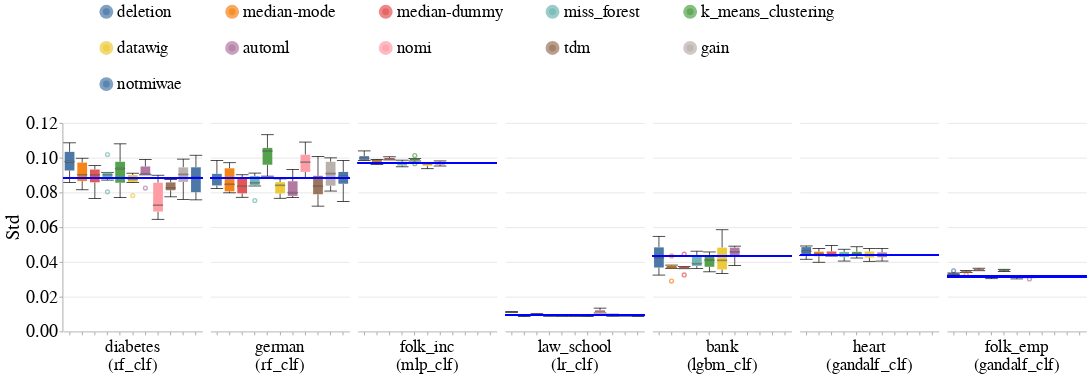

The notebook cell saved with this chart:
### Code cell
create_box_plots_for_diff_imputers_and_datasets(train_injection_scenario='MCAR3',
                                                test_injection_scenario='MCAR3',
                                                metric_name='std',
                                                db_client=db_client)

### Figure 1 — Vega-Lite specification as saved in the notebook (floating-point values rounded to 4 significant figures; data arrays with more than 128 entries replaced by an {"elided": "..."} marker saying what was removed)
{"config": {"view": {"continuousWidth": 400, "continuousHeight": 300, "stroke": null}, "axis": {"labelFontSize": 26, "labelFontWeight": "normal", "titleFontSize": 28, "titleFontWeight": "normal"}, "facet": {"spacing": 10}, "header": {"labelFontSize": 24, "labelOrient": "bottom", "labelPadding": 5, "titleFontSize": 28}, "legend": {"columns": 5, "direction": "horizontal", "labelFontSize": 24, "labelLimit": 400, "orient": "top", "symbolOffset": 50, "symbolStrokeWidth": 10, "titleAnchor": "middle", "titleFontSize": 26, "titleLimit": 300}, "title": {"fontSize": 28}}, "data": {"name": "data-f10add57cca0e3d48558841be1a00946"}, "facet": {"column": {"field": "Dataset_Name_With_Model_Name", "sort": {"field": "Dataset_Sequence_Number", "order": "ascending"}, "title": null, "type": "nominal"}}, "spec": {"layer": [{"mark": {"type": "boxplot", "median": {"stroke": "black", "strokeWidth": 0.7}, "ticks": true}, "encoding": {"color": {"field": "Null_Imputer_Name", "sort": ["deletion", "median-mode", "median-dummy", "miss_forest", "k_means_clustering", "datawig", "automl", "nomi", "tdm", "gain", "notmiwae"], "title": null, "type": "nominal"}, "x": {"axis": {"labels": false}, "field": "Null_Imputer_Name", "sort": ["deletion", "median-mode", "median-dummy", "miss_forest", "k_means_clustering", "datawig", "automl", "nomi", "tdm", "gain", "notmiwae"], "title": null, "type": "nominal"}, "y": {"field": "Metric_Value", "scale": {"zero": false}, "title": "Std", "type": "quantitative"}}}, {"mark": "rule", "encoding": {"color": {"value": "blue"}, "size": {"value": 2}, "y": {"field": "Baseline_Median", "type": "quantitative"}}}], "height": 300, "width": 200}, "resolve": {"scale": {"y": "shared"}}, "$schema": "https://vega.github.io/schema/vega-lite/v4.17.0.json", "datasets": {"data-f10add57cca0e3d48558841be1a00946": {"elided": "366 records"}}}
